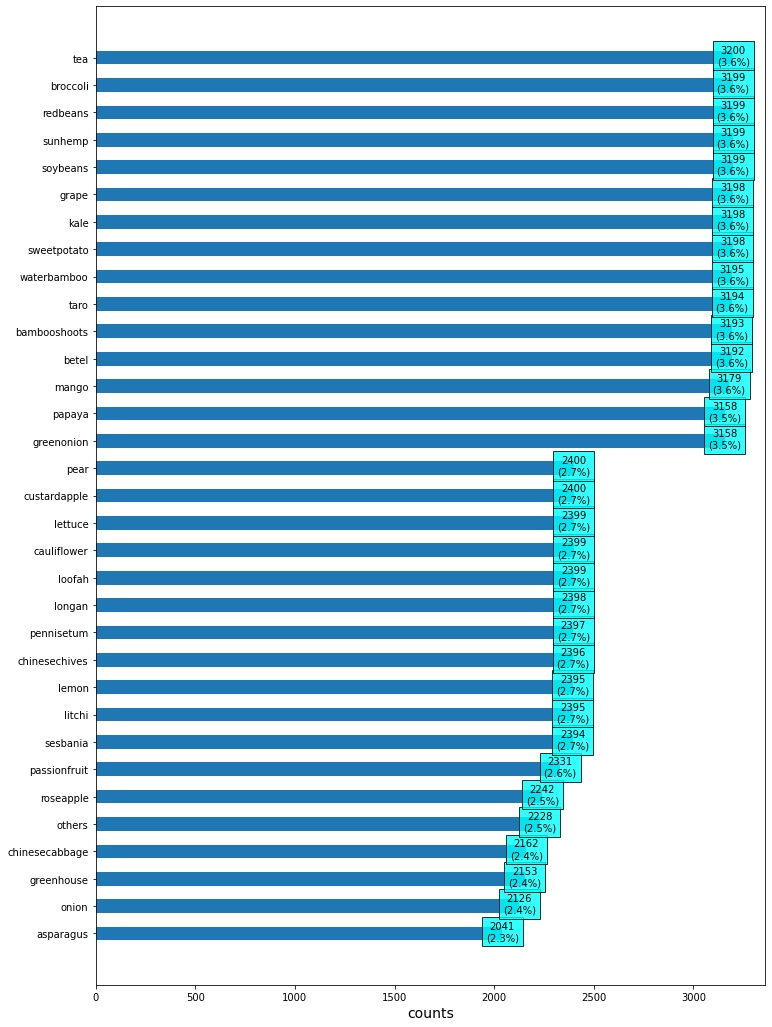
#> input picture src/dataview.jpg, 772 x 1027 px
$ python -i image.py   (imports and definitions only)
#> lines starting #> are read from the running program, lines starting #| are printed output that depends on the picture
import cv2

# [68 lines left out: function crop_around_center, not called in this run]

def load_image_and_resize(
    path: str, new_size: int = 224,
    resize_method: str = "resize", padding_method: str = "wrap", rotate: bool = False,
    crop_ratio: float = 0.5, crop_center: object = None
):
    """Use CV2 to read image, and resize the image to make the aspect ratio.

    Arguments:
    ----------
        path (str): The image path.

        new_size (int): The desired image size.

        resize_method (str): 'resize', 'padding' or 'crop'
            resize: only resize.
            padding: padding and resize.
            crop: crop and resize.

        padding_method (str): 'wrap' or 'constant'
            wrap: take mirrored pixel padding.
            constant: border padding to a fixed value.

        crop_ratio (float): The ratio of the cropped area to the original image.

        crop_center ([x, y]): The coordinates of the center point to crop.

        rotate (bool): Whether to rotate the image, the rotation angle is fixed at 270 degrees.

    Returns:
    --------
        image (3d-array): Image vector converted to rgb format.
    """
#> called with path = '../dataview.jpg', new_size = 224, resize_method = 'resize', padding_method = 'wrap', rotate = False, crop_ratio = 0.5
    image = cv2.imread(path)
#> image is the input picture: shape (1027, 772, 3); mean B, G, R 226.9, 209.9, 176.4
    height, width, channel = image.shape
#> height = 1027; width = 772; channel = 3

    if resize_method == "padding":
        # resize by ratio
        ratio = new_size / max(height, width)
        new_height, new_width = int(ratio * height), int(ratio * width)
        image = cv2.resize(image, (new_width, new_height))
        # calculate boundaries
        top, bottom = (new_size - new_height) // 2, (new_size - new_height) // 2
        left, right = (new_size - new_width) // 2, (new_size - new_width) // 2
        bottom = bottom + 1 if (top + bottom + height < new_size) else bottom
        right = right + 1 if (left + right + width < new_size) else right
        # padding
        if padding_method == "wrap":
            image = cv2.copyMakeBorder(image, top, bottom, left, right, cv2.BORDER_WRAP)
        elif padding_method == "constant":
            image = cv2.copyMakeBorder(image, top, bottom, left, right, cv2.BORDER_CONSTANT, value=0)
    elif resize_method == "crop":
        crop_window = min(height, width) * crop_ratio
        image = crop_around_center(image, crop_window, crop_window, crop_center)
        image = cv2.resize(image, (new_size, new_size), interpolation=cv2.INTER_CUBIC)
    elif resize_method == "resize":
        image = cv2.resize(image, (new_size, new_size), interpolation=cv2.INTER_CUBIC)
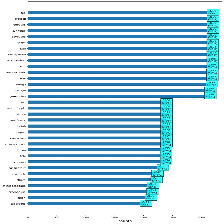
#> image: shape (224, 224, 3); mean B, G, R 226.6, 209.4, 176.1
    image = cv2.rotate(image, cv2.ROTATE_90_COUNTERCLOCKWISE) if rotate else image
    image = cv2.cvtColor(image, cv2.COLOR_BGR2RGB)
    return image

>>> result = load_image_and_resize('../dataview.jpg')
